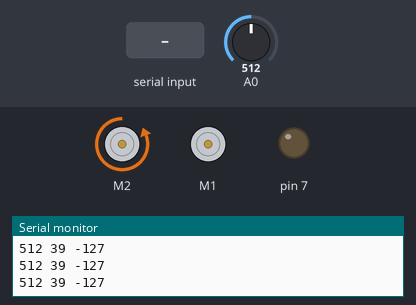
This sketch was run on a simulated Arduino Uno, built with avr-gcc and run on an emulated ATmega328P. Parts: 2 × DC motor (green arrow = forward, orange = backward, longer = faster), output pins drawn as LEDs (lit = HIGH), the last lines printed to the serial monitor. Inputs (shaded band) come from the test bench; at power-on: A0 = 512.

Above: at 3.2 s.
3.3 s: A0 set to 517
At 4.0 s:
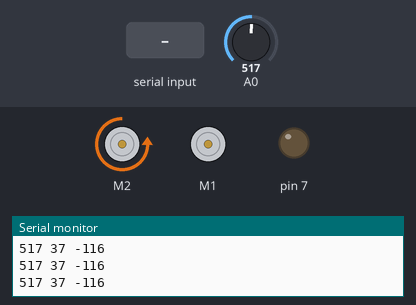
4.8 s: byte 30 received over Serial
At 5.2 s:
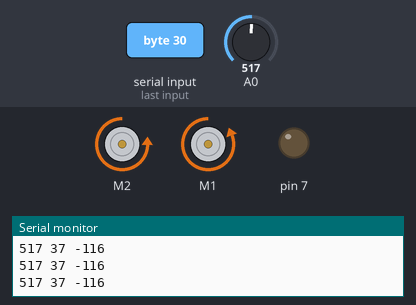
6.8 s: A0 set to 716
At 7.7 s:
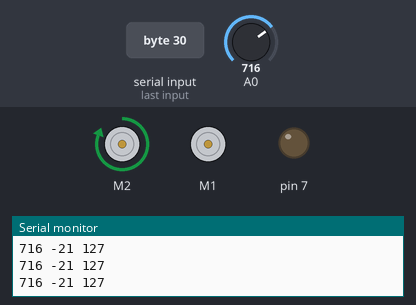
8.3 s: byte 90 received over Serial
At 8.6 s:
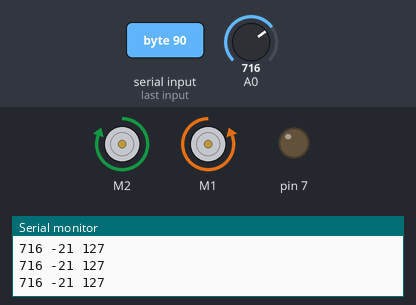
10.3 s: A0 set to 581
11.8 s: A0 set to 564
At 12.8 s:
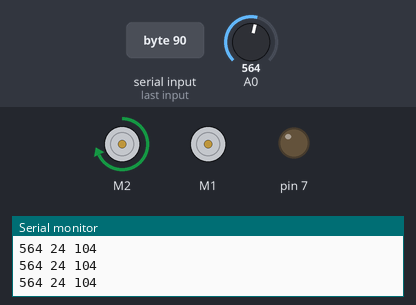
Timing chart, 0 to 14.3 s (numbered marks = the images above; inputs shaded):
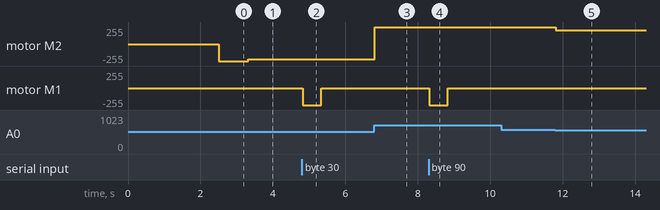

The sketch:

NYU_Driverless_Arduino.ino
```cpp
#include <SoftwareSerial.h>
#include <Sabertooth.h>

#define P_Const 4
#define LeftLimit 439
#define RightLimit 642


int STR_angle = 30;
int STR_Speed = 0;
int data=0;
bool error=false;

SoftwareSerial SWSerial(11, 10); // RX on no pin (unused), TX on pin 11 (to S1).
Sabertooth ST(128, SWSerial); // Address 128, and use SWSerial as the serial port.

int potentiometer;
int destination;
int rotatespeed;


void setup()
{
  // put your setup code here, to run once:
  SWSerial.begin(9600);
  ST.autobaud();
  pinMode(7, OUTPUT);
  digitalWrite(7,LOW);
  Serial.begin(9600);
  Serial.println("Test");
}

int getAngleSpeed(int s) {
  int angle = s;
  int data = analogRead(A0);
//  if(data<RightLimit || data>LeftLimit){
//    error=true;
//    return 0;
//  }
  potentiometer = map(data, LeftLimit, RightLimit, 60, 0);
  rotatespeed = constrain(P_Const * map(potentiometer - angle,-30,30, 127, -127), -127, 127);
  Serial.print(data);
  Serial.print(" ");
  Serial.print(potentiometer);
  Serial.print(" ");
  Serial.println(rotatespeed);
  return rotatespeed;

}

long timer;
int getLinearSpeed(int s) {
  int L_speed = s;
  if (L_speed < 0)
    return 50;
  return map(L_speed, 0, 4, 0, -127);
}

boolean flag = 0;

void loop()
{
  if (Serial.available() > 0) {
    flag=0;
    data = Serial.read();
    if(data>127)
      STR_angle=data-128;
    else
      STR_Speed=data-1;
    //ST.motor(1,127);

    ST.motor(2, getAngleSpeed(STR_angle));
    ST.motor(1, getLinearSpeed(STR_Speed));
  }
  else if (flag != 1) {
    flag = 1;
    timer = millis();
  }
  else if (millis() - timer >= 500) {
    STR_Speed = 0;
    STR_angle = 30;
    //ST.motor(1,0);
    ST.motor(2, getAngleSpeed(STR_angle));
    ST.motor(1, getLinearSpeed(STR_Speed));
  }

  if(error){
    digitalWrite(7,HIGH);
  }
  //Serial.print(data);
  //Serial.print(" ");
  //Serial.print(STR_angle);
  //Serial.print(" ");
  //Serial.println(STR_Speed);
  delay(10);
}
```

Measured:
- the behaviour switches between 565 and 564 on A0 (found by bisection; images 4 and 5)
- after the input at 3.3 s, motor M2: backward 255/255 → backward 232/255 at once
- after the input at 4.8 s, motor M1: stopped → backward 255/255 at once, → stopped 0.52 s later
- after the input at 6.8 s, motor M2: backward 232/255 → forward 255/255 at once
- after the input at 8.3 s, motor M1: stopped → backward 255/255 at once, → stopped 0.52 s later
- after the input at 11.8 s, motor M2: forward 255/255 → forward 208/255 at once
